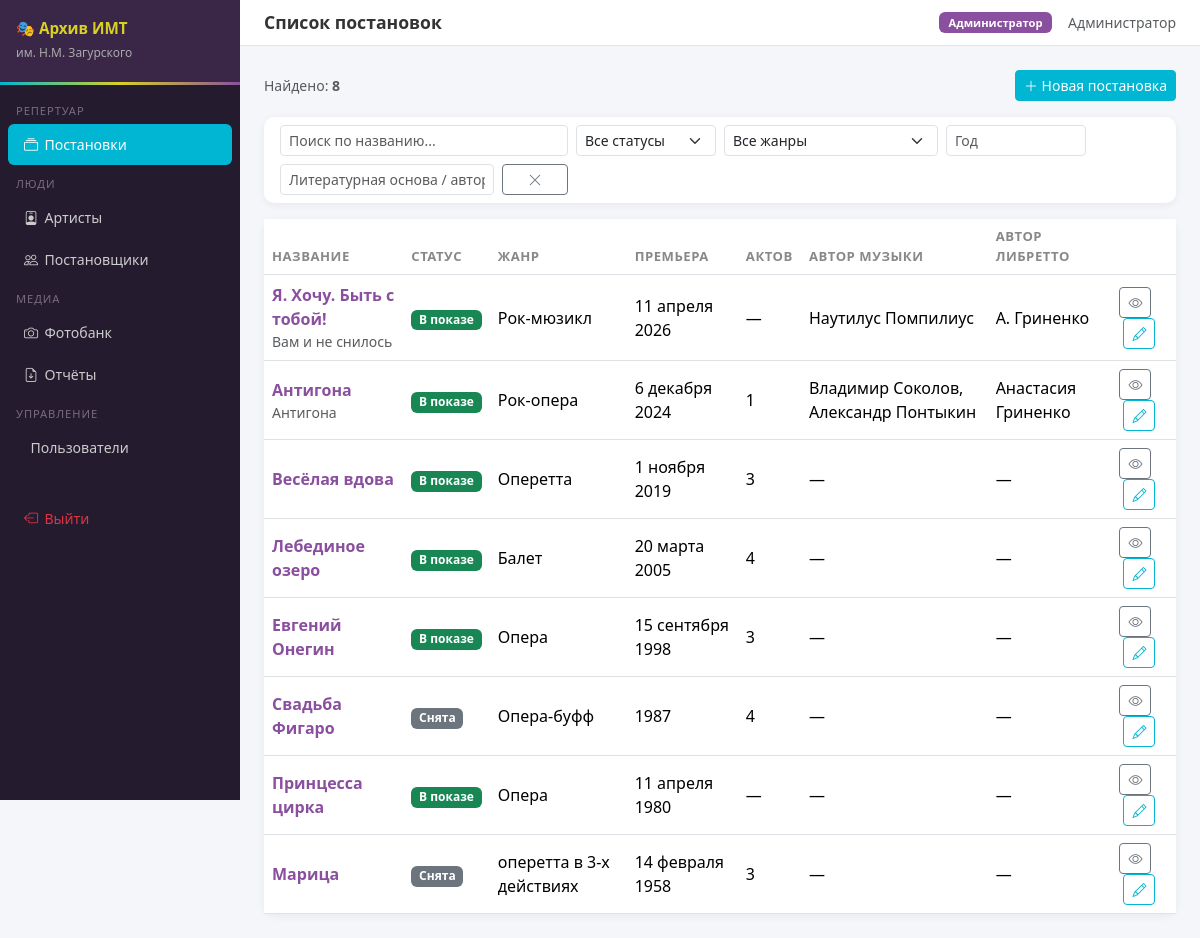
/productions/ (signed in), run on the app's committed database.
### app.py (models this page shows, shortened)
class Role(db.Model):
    __tablename__ = 'roles'
    id           = db.Column(db.Integer, primary_key=True)
    name         = db.Column(db.String(50), unique=True, nullable=False)
    display_name = db.Column(db.String(100), nullable=False)
    users        = db.relationship('User', backref='role', lazy=True)

class User(UserMixin, db.Model):
    __tablename__ = 'users'
    id            = db.Column(db.Integer, primary_key=True)
    full_name     = db.Column(db.String(200), nullable=False)
    login         = db.Column(db.String(100), unique=True, nullable=False)
    password_hash = db.Column(db.String(255), nullable=False)
    role_id       = db.Column(db.Integer, db.ForeignKey('roles.id'), nullable=False)
    is_active     = db.Column(db.Boolean, default=True)
    created_at    = db.Column(db.DateTime, default=datetime.utcnow)
    @property
    def role_name(self):
        return self.role.name
    def can_edit(self):
        return self.role_name in [ROLE_ADMIN, ROLE_EDITOR, ROLE_ZAVLIT]
    def can_manage_users(self):
        return self.role_name == ROLE_ADMIN

class Production(db.Model):
    __tablename__ = 'productions'
    id                    = db.Column(db.Integer, primary_key=True)
    name                  = db.Column(db.String(300), nullable=False)
    status                = db.Column(db.String(20), nullable=False, default='active')
    premiere_year         = db.Column(db.Integer, nullable=False)
    premiere_day          = db.Column(db.Integer)
    premiere_month        = db.Column(db.Integer)
    genre                 = db.Column(db.String(100), nullable=False)
    acts_count            = db.Column(db.Integer)
    literary_basis        = db.Column(db.String(300))
    literary_basis_author = db.Column(db.String(200))
    created_at            = db.Column(db.DateTime, default=datetime.utcnow)
    libretti        = db.relationship('Libretto', backref='production', lazy=True, cascade='all,delete-orphan')
    documents       = db.relationship('Document', backref='production', lazy=True, cascade='all,delete-orphan')
    cast_entries    = db.relationship('CastEntry', backref='production', lazy=True, cascade='all,delete-orphan')
    materials       = db.relationship('Material', backref='production', lazy=True, cascade='all,delete-orphan')
    staging_group   = db.relationship('ProductionDirector', backref='production', lazy=True, cascade='all,delete-orphan')
    authors         = db.relationship('ProductionAuthor', backref='production', lazy=True, cascade='all,delete-orphan')
    MONTHS = {1:'января',2:'февраля',3:'марта',4:'апреля',5:'мая',6:'июня',
              7:'июля',8:'августа',9:'сентября',10:'октября',11:'ноября',12:'декабря'}
    @property
    def status_display(self):
        return 'В показе' if self.status == 'active' else 'Снята'
    @property
    def status_badge(self):
        return 'success' if self.status == 'active' else 'secondary'
    @property
    def premiere_display(self):
        if self.premiere_day and self.premiere_month:
            return f"{self.premiere_day} {self.MONTHS.get(self.premiere_month,'')} {self.premiere_year}"
        return str(self.premiere_year)
    @property
    def music_authors(self):
        return [a.full_name for a in self.authors if a.role == 'music']
    @property
    def libretto_authors(self):
        return [a.full_name for a in self.authors if a.role == 'libretto']
    @property
    def music_authors_display(self):
        return ', '.join(self.music_authors) or '—'
    @property
    def libretto_authors_display(self):
        return ', '.join(self.libretto_authors) or '—'

class ProductionAuthor(db.Model):
    __tablename__ = 'production_authors'
    id            = db.Column(db.Integer, primary_key=True)
    production_id = db.Column(db.Integer, db.ForeignKey('productions.id'), nullable=False)
    full_name     = db.Column(db.String(200), nullable=False)
    role          = db.Column(db.String(20), nullable=False)  # 'music' | 'libretto'

### routes/productions.py (the view)
@productions_bp.route('/')
@login_required
def list_productions():
    productions = Production.query.order_by(Production.premiere_year.desc()).all()
    genres = sorted({p.genre for p in productions if p.genre})
    return render_template('productions/list.html', productions=productions, genres=genres)

### app.py (called while the page is built)
@login_manager.user_loader
def load_user(user_id):
    return db.session.get(User, int(user_id))

@app.context_processor
def inject_globals():
    return dict(ROLE_ADMIN=ROLE_ADMIN, ROLE_EDITOR=ROLE_EDITOR,
                ROLE_ZAVLIT=ROLE_ZAVLIT, ROLE_MUSIC=ROLE_MUSIC,
                ROLE_OBSERVER=ROLE_OBSERVER)

### templates/productions/list.html (shortened to what this page needs)
{% extends 'base.html' %}
{% block page_title %}Список постановок{% endblock %}
{% block content %}
<div class="d-flex justify-content-between align-items-center mb-3">
  <span class="text-muted small">Найдено: <strong id="visibleCount">{{ productions|length }}</strong></span>
  {% if current_user.can_edit() %}
  <a href="{{ url_for('productions.create') }}" class="btn btn-imt btn-sm">
    <i class="bi bi-plus-lg"></i> Новая постановка
  </a>
  {% endif %}
</div>
<div class="card mb-3">
  <div class="card-body py-2">
    <div class="row g-2 align-items-end">
      <div class="col-md-4">
        <input type="text" id="fName" class="form-control form-control-sm" placeholder="Поиск по названию...">
      </div>
      <div class="col-md-2">
        <select id="fStatus" class="form-select form-select-sm">
          <option value="">Все статусы</option>
        </select>
      </div>
      <div class="col-md-3">
        <select id="fGenre" class="form-select form-select-sm">
          <option value="">Все жанры</option>
        </select>
      </div>
      <div class="col-md-2">
        <input type="text" id="fYear" class="form-control form-control-sm" placeholder="Год">
      </div>
      <div class="col-md-3">
        <input type="text" id="fBasis" class="form-control form-control-sm" placeholder="Литературная основа / автор">
      </div>
      <div class="col-md-1">
        <button type="button" id="resetFilters" class="btn btn-outline-secondary btn-sm w-100" title="Сбросить">
          <i class="bi bi-x-lg"></i>
        </button>
      </div>
    </div>
  </div>
</div>
<div class="card">
  <div class="table-responsive">
    <table class="table table-hover mb-0" id="prodTable">
      <thead>
        <tr>
          <th>Название</th>
          <th>Статус</th>
          <th>Жанр</th>
          <th>Премьера</th>
          <th>Актов</th>
          <th>Автор музыки</th>
          <th>Автор либретто</th>
          <th></th>
        </tr>
      </thead>
      <tbody>
        {% for p in productions %}
        <tr class="prod-row"
            data-name="{{ p.name|lower }}"
            data-status="{{ p.status }}"
            data-genre="{{ p.genre|lower }}"
            data-year="{{ p.premiere_year }}"
            data-basis="{{ ((p.literary_basis or '') ~ ' ' ~ (p.literary_basis_author or ''))|lower }}">
          <td>
            <a href="{{ url_for('productions.detail', pid=p.id) }}" class="fw-semibold text-decoration-none">
              {{ p.name }}
            </a>
            {% if p.literary_basis %}<div class="text-muted small">{{ p.literary_basis }}</div>{% endif %}
          </td>
          <td>
            <span class="badge bg-{{ p.status_badge }}">{{ p.status_display }}</span>
          </td>
          <td>{{ p.genre }}</td>
          <td>{{ p.premiere_display }}</td>
          <td>{{ p.acts_count or '—' }}</td>
          <td>{{ p.music_authors_display }}</td>
          <td>{{ p.libretto_authors_display }}</td>
          <td>
            <a href="{{ url_for('productions.detail', pid=p.id) }}" class="btn btn-outline-secondary btn-sm">
              <i class="bi bi-eye"></i>
            </a>
            {% if current_user.can_edit() %}
            <a href="{{ url_for('productions.edit', pid=p.id) }}" class="btn btn-outline-primary btn-sm ms-1">
              <i class="bi bi-pencil"></i>
            </a>
            {% endif %}
          </td>
        </tr>
        {% endfor %}
      </tbody>
    </table>
  </div>
</div>
{% endblock %}

### templates/base.html (shortened to what this page needs)
<!DOCTYPE html>
<html lang="ru">
<head>
<link href="https://cdn.jsdelivr.net/npm/bootstrap@5.3.2/dist/css/bootstrap.min.css" rel="stylesheet">
<link href="https://cdn.jsdelivr.net/npm/bootstrap-icons@1.11.3/font/bootstrap-icons.css" rel="stylesheet">
</head>
<body>
{% if current_user.is_authenticated %}
<div class="sidebar">
  <div class="sidebar-brand">
    <h5>🎭 Архив ИМТ</h5>
    <small>им. Н.М. Загурского</small>
  </div>
  <nav class="pt-2">
    <div class="sidebar-section">Репертуар</div>
    <a href="{{ url_for('productions.list_productions') }}" class="nav-link {% if request.blueprint=='productions' %}active{% endif %}">
      <i class="bi bi-collection"></i>Постановки
    </a>
    <div class="sidebar-section">Люди</div>
    <a href="{{ url_for('artists.list_artists') }}" class="nav-link {% if request.blueprint=='artists' %}active{% endif %}">
      <i class="bi bi-person-badge"></i>Артисты
    </a>
    <a href="{{ url_for('staging.list_directors') }}" class="nav-link {% if request.blueprint=='staging' %}active{% endif %}">
      <i class="bi bi-people"></i>Постановщики
    </a>
    <div class="sidebar-section">Медиа</div>
    <a href="{{ url_for('photobank.list_photobank') }}" class="nav-link {% if request.blueprint=='photobank' %}active{% endif %}">
      <i class="bi bi-camera"></i>Фотобанк
    </a>
    <a href="{{ url_for('reports.index') }}" class="nav-link {% if request.blueprint=='reports' %}active{% endif %}">
      <i class="bi bi-file-earmark-arrow-down"></i>Отчёты
    </a>
    {% if current_user.can_manage_users() %}
    <div class="sidebar-section">Управление</div>
    <a href="{{ url_for('admin.users') }}" class="nav-link {% if request.blueprint=='admin' %}active{% endif %}">
      Пользователи
    </a>
    {% endif %}
    <div class="sidebar-section mt-3"></div>
    <a href="{{ url_for('auth.logout') }}" class="nav-link text-danger">
      <i class="bi bi-box-arrow-left"></i>Выйти
    </a>
  </nav>
</div>
{% endif %}
<div class="{% if current_user.is_authenticated %}main-content{% else %}container-fluid{% endif %}">
  {% if current_user.is_authenticated %}
  <div class="topbar">
    <h4>{% block page_title %}{% endblock %}</h4>
    <div class="d-flex align-items-center gap-3">
      <span class="badge bg-secondary badge-role">{{ current_user.role.display_name }}</span>
      <span class="text-muted small">{{ current_user.full_name }}</span>
    </div>
  </div>
  {% endif %}
  {% block content %}{% endblock %}
</div>
</body>
</html>

### templates/base.html (style rules this page uses)
:root { --imt-cyan:#00B6D2; --imt-yellow:#D8D125; --imt-purple:#8A4F9F; --imt-dark:#241b2e; --imt-mid:#3a2647; --imt-accent:var(--imt-cyan); }
body { background:#f4f6f9;font-family:'Segoe UI',sans-serif;min-height:100vh; }
.sidebar { width:240px;min-height:100vh;background:var(--imt-dark);position:fixed;top:0;left:0;z-index:100;padding-top:0; }
.sidebar-brand { background:var(--imt-mid);padding:1.2rem 1rem;border-bottom:3px solid transparent;border-image:linear-gradient(90deg,var(--imt-cyan),var(--imt-yellow),var(--imt-purple)) 1; }
.sidebar-brand h5 { color:var(--imt-yellow);font-weight:700;margin:0;font-size:.95rem;line-height:1.3; }
.sidebar-brand small { color:#aaa;font-size:.75rem; }
.sidebar .nav-link { color:#ccc;padding:.6rem 1rem;border-radius:6px;margin:.1rem .5rem;font-size:.88rem;transition:all .2s; }
.sidebar .nav-link.active { background:var(--imt-cyan);color:#fff; }
.sidebar .nav-link i { width:20px;margin-right:.4rem; }
.sidebar-section { color:#776c82;font-size:.7rem;text-transform:uppercase;padding:.6rem 1rem .2rem;letter-spacing:.08em; }
.main-content { margin-left:240px;padding:1.5rem; }
.topbar { background:#fff;border-bottom:1px solid #e5e5e5;padding:.75rem 1.5rem;margin:-1.5rem -1.5rem 1.5rem;display:flex;align-items:center;justify-content:space-between; }
.topbar h4 { margin:0;font-size:1.1rem;font-weight:600;color:#333; }
.badge-role { font-size:.7rem;padding:.3rem .6rem;background:var(--imt-purple)!important; }
.card { border:none;border-radius:10px;box-shadow:0 2px 8px rgba(0,0,0,.06); }
.btn-imt { background:var(--imt-cyan);border-color:var(--imt-cyan);color:#fff; }
.btn-outline-primary { color:var(--imt-cyan);border-color:var(--imt-cyan); }
a { color:var(--imt-purple); }
.table th { font-size:.82rem;text-transform:uppercase;letter-spacing:.04em;color:#888;border-top:none; }
.table td { vertical-align:middle; }

### data on the page
Role: role.display_name "Администратор"
User: full_name "Администратор"
Production: name "Я. Хочу. Быть с тобой!", literary_basis "Вам и не снилось", status_display "В показе", genre "Рок-мюзикл", premiere_display "11 апреля 2026", acts_count "—", music_authors_display "Наутилус Помпилиус", libretto_authors_display "А. Гриненко"
Production: name "Антигона", literary_basis "Антигона", status_display "В показе", genre "Рок-опера", premiere_display "6 декабря 2024", acts_count "1", music_authors_display "Владимир Соколов, Александр Понтыкин", libretto_authors_display "Анастасия Гриненко"
Production: name "Весёлая вдова", status_display "В показе", genre "Оперетта", premiere_display "1 ноября 2019", acts_count "3", music_authors_display "—", libretto_authors_display "—"
Production: name "Лебединое озеро", status_display "В показе", genre "Балет", premiere_display "20 марта 2005", acts_count "4", music_authors_display "—", libretto_authors_display "—"
Production: name "Евгений Онегин", status_display "В показе", genre "Опера", premiere_display "15 сентября 1998", acts_count "3", music_authors_display "—", libretto_authors_display "—"
Production: name "Свадьба Фигаро", status_display "Снята", genre "Опера-буфф", premiere_display "1987", acts_count "4", music_authors_display "—", libretto_authors_display "—"
Production: name "Принцесса цирка", status_display "В показе", genre "Опера", premiere_display "11 апреля 1980", acts_count "—", music_authors_display "—", libretto_authors_display "—"
Production: name "Марица", status_display "Снята", genre "оперетта в 3-х действиях", premiere_display "14 февраля 1958", acts_count "3", music_authors_display "—", libretto_authors_display "—"

### other printed values
{{ productions|length }} "8"
